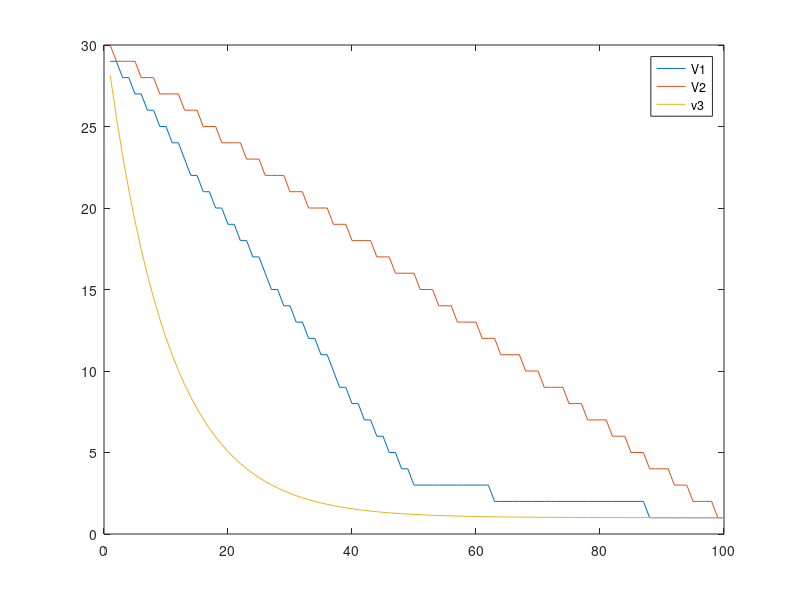

Write the MATLAB code that produced this figure.
close all
clear all
clc
%%
Max_iter=100;
NL=30;

NGWO_v1=[];
NGWO_v2=[];
NGWO_v3=[];
NGWO_v4=[];
for l=1:Max_iter
    %% v1
    AA=1-l/(Max_iter/2);       %for iter 1:max/4 linear from 1 to 0
    if AA>0
        GWO_n=3+round(AA*(NL-3));
    else
        AA=1-(l/(Max_iter));   %for iter max/2 to max linear from 0.5 to 0
        GWO_n=1+round(AA*4);
    end
    NGWO_v1=[NGWO_v1 GWO_n];


%% V2
AA=1-l/(Max_iter);       %for iter 1:max/2 linear from 1 to 0
GWO_n=1+round(AA*(NL-1));
NGWO_v2=[NGWO_v2 GWO_n];


%% v3
AA=-l*10/(Max_iter);       %for iter 1:maxit linear from 0 to -10
   %GWO_n=1+NL/log(10/Max_iter)*log(AA*10);
   GWO_n=NL*exp(AA)+1;
    NGWO_v3=[NGWO_v3 GWO_n];



end

plot(NGWO_v1)
hold on
plot(NGWO_v2)
hold on
plot(NGWO_v3)

legend('V1','V2','v3')


